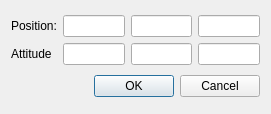
<?xml version="1.0" encoding="UTF-8"?>
<ui version="4.0">
 <class>RefInputDiag</class>
 <widget class="QDialog" name="RefInputDiag">
  <property name="geometry">
   <rect>
    <x>0</x>
    <y>0</y>
    <width>271</width>
    <height>114</height>
   </rect>
  </property>
  <property name="windowTitle">
   <string>Dialog</string>
  </property>
  <layout class="QVBoxLayout" name="verticalLayout">
   <item>
    <layout class="QGridLayout" name="gridLayout">
     <item row="0" column="2">
      <widget class="QLineEdit" name="txtPos2"/>
     </item>
     <item row="0" column="1">
      <widget class="QLineEdit" name="txtPos1"/>
     </item>
     <item row="1" column="2">
      <widget class="QLineEdit" name="txtAtt2"/>
     </item>
     <item row="1" column="0">
      <widget class="QLabel" name="label_2">
       <property name="text">
        <string>Attitude</string>
       </property>
      </widget>
     </item>
     <item row="0" column="0">
      <widget class="QLabel" name="label">
       <property name="text">
        <string>Position:</string>
       </property>
      </widget>
     </item>
     <item row="1" column="1">
      <widget class="QLineEdit" name="txtAtt1"/>
     </item>
     <item row="0" column="3">
      <widget class="QLineEdit" name="txtPos3"/>
     </item>
     <item row="1" column="3">
      <widget class="QLineEdit" name="txtAtt3"/>
     </item>
    </layout>
   </item>
   <item>
    <widget class="QDialogButtonBox" name="buttonBox">
     <property name="orientation">
      <enum>Qt::Horizontal</enum>
     </property>
     <property name="standardButtons">
      <set>QDialogButtonBox::Cancel|QDialogButtonBox::Ok</set>
     </property>
    </widget>
   </item>
  </layout>
 </widget>
 <tabstops>
  <tabstop>txtPos1</tabstop>
  <tabstop>txtPos2</tabstop>
  <tabstop>txtPos3</tabstop>
  <tabstop>txtAtt1</tabstop>
  <tabstop>txtAtt2</tabstop>
  <tabstop>txtAtt3</tabstop>
 </tabstops>
 <resources/>
 <connections>
  <connection>
   <sender>buttonBox</sender>
   <signal>accepted()</signal>
   <receiver>RefInputDiag</receiver>
   <slot>accept()</slot>
   <hints>
    <hint type="sourcelabel">
     <x>225</x>
     <y>101</y>
    </hint>
    <hint type="destinationlabel">
     <x>157</x>
     <y>113</y>
    </hint>
   </hints>
  </connection>
  <connection>
   <sender>buttonBox</sender>
   <signal>rejected()</signal>
   <receiver>RefInputDiag</receiver>
   <slot>reject()</slot>
   <hints>
    <hint type="sourcelabel">
     <x>263</x>
     <y>106</y>
    </hint>
    <hint type="destinationlabel">
     <x>270</x>
     <y>113</y>
    </hint>
   </hints>
  </connection>
 </connections>
</ui>
